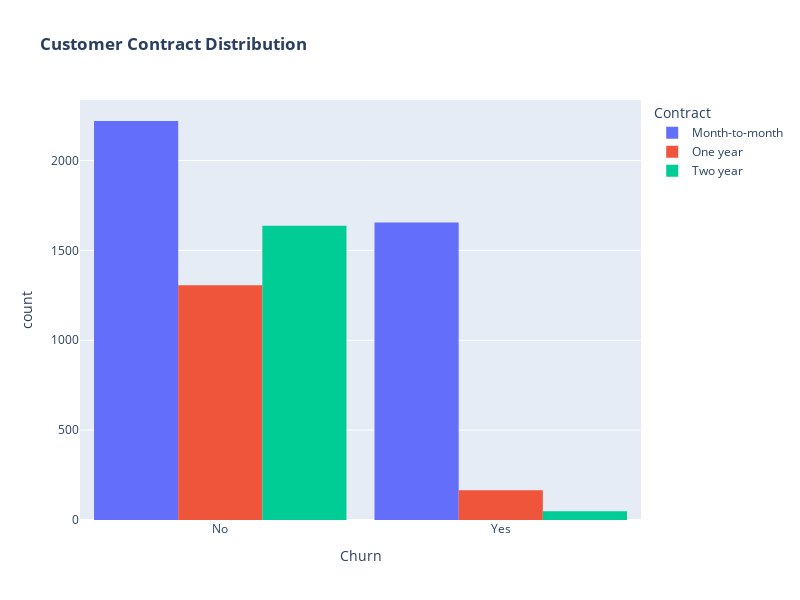

The code cell stored with this chart in its notebook:
### Code cell
fig = px.histogram(df, x="Churn", color="Contract", barmode="group",
                   title="<b>Customer Contract Distribution</b>",
                   color_discrete_sequence=px.colors.qualitative.Plotly)

# Updating layout to adjust figure size and bar gap
fig.update_layout(width=800, height=600, bargap=0.1)

fig.show()

### Figure 1 — Plotly figure (JSON) as saved in the notebook; plotly's stock layout.template omitted (floating-point values rounded to 4 significant figures; data arrays with more than 128 entries replaced by an {"elided": "..."} marker saying what was removed)
{"data": [{"alignmentgroup": "True", "bingroup": "x", "hovertemplate": "Contract=Month-to-month<br>Churn=%{x}<br>count=%{y}<extra></extra>", "legendgroup": "Month-to-month", "marker": {"color": "#636EFA", "pattern": {"shape": ""}}, "name": "Month-to-month", "offsetgroup": "Month-to-month", "orientation": "v", "showlegend": true, "type": "histogram", "x": {"elided": "3875 str values"}, "xaxis": "x", "yaxis": "y"}, {"alignmentgroup": "True", "bingroup": "x", "hovertemplate": "Contract=One year<br>Churn=%{x}<br>count=%{y}<extra></extra>", "legendgroup": "One year", "marker": {"color": "#EF553B", "pattern": {"shape": ""}}, "name": "One year", "offsetgroup": "One year", "orientation": "v", "showlegend": true, "type": "histogram", "x": {"elided": "1472 str values"}, "xaxis": "x", "yaxis": "y"}, {"alignmentgroup": "True", "bingroup": "x", "hovertemplate": "Contract=Two year<br>Churn=%{x}<br>count=%{y}<extra></extra>", "legendgroup": "Two year", "marker": {"color": "#00CC96", "pattern": {"shape": ""}}, "name": "Two year", "offsetgroup": "Two year", "orientation": "v", "showlegend": true, "type": "histogram", "x": {"elided": "1685 str values"}, "xaxis": "x", "yaxis": "y"}], "layout": {"bargap": 0.1, "barmode": "group", "height": 600, "legend": {"title": {"text": "Contract"}, "tracegroupgap": 0}, "title": {"text": "<b>Customer Contract Distribution</b>"}, "width": 800, "xaxis": {"anchor": "y", "autorange": true, "domain": [0, 1], "range": [-0.5, 1.5], "title": {"text": "Churn"}, "type": "category"}, "yaxis": {"anchor": "x", "autorange": true, "domain": [0, 1], "range": [0, 2337.0], "title": {"text": "count"}}}}
